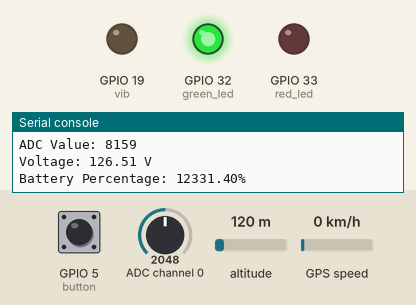
Recording of a program running on a simulated ESP32 board running MicroPython. Shown: output pins drawn as LEDs (lit = HIGH), the last lines printed to the serial console. The test bench sets the inputs (shaded band); at power-on: ADC channel 0 = 2048, GPIO 5 (button) HIGH, altitude 120 m, GPS speed 0 km/h (analog values on the 0–4095 scale). WiFi joins after 1.5 s; the GPS gets a fix after 3 s at 37.7749, -122.4194 with 8 satellites; no MQTT or app messages arrive unless stated; threads take turns every 2 ms; library files of the repository ran but are not shown: micropyGPS.py.

Above: at 8.4 s.
8.5 s: ADC channel 0 set to 2127
At 11.2 s:
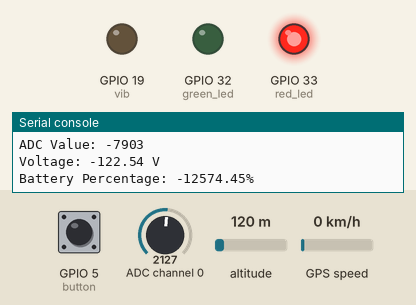
11.6 s: ADC channel 0 set to 2047
At 13.6 s:
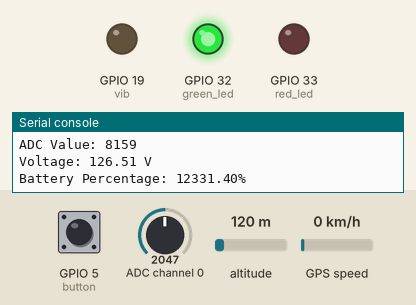
Timing chart, 0 to 15.1 s (numbered marks = the images above; inputs shaded):
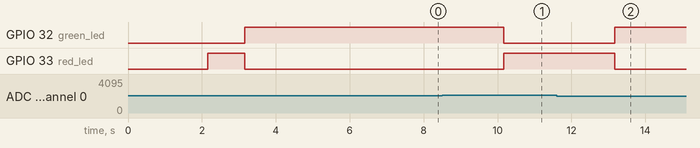

The program:

main.py
```python
import _thread
import network
import utime
from time import sleep
from credentials import credentials
from networking import connect_to_wifi
from machine import ADC, Pin, I2C, SoftI2C, UART
from battery_lights import led_percentage
from bytes_to_voltage import calculate_voltage
from mqtt_communication import connect_mqtt_client, check_mqtt_connection
from micropy.micropyGPS import MicropyGPS

## Pin objekter
i2c = SoftI2C(scl=Pin(22), sda=Pin(21))
green_led = Pin(32, Pin.OUT)
red_led = Pin(33, Pin.OUT)
button = Pin(5, Pin.IN, Pin.PULL_UP)
vib = Pin(19, Pin.OUT, value=0)

## Instans af wlan og mqtt
wlan = connect_to_wifi()
mqtt_client = connect_mqtt_client()

## MCP3021 I2C addresse
address = 0x49 #73

## Slukker LED
red_led.off()
green_led.off()

##_thread lock objekt
lock = _thread.allocate_lock()

## Delte variabler, til thread lock
send_data_flag = False

gps_from_thread = None

## Debounce timer
debounce = 50

## Bliver ikke brugt
last_pressed_time = 0

# Product id på ESP
PRODUCT_ID = credentials["productid"]

def gps_thread(sleep_timer):
    uart = UART(2, baudrate=9600, bits=8, parity=None,
                stop=1, timeout=5000, rxbuf=1024)
    global gps_from_thread
    gps = MicropyGPS()
    while True:
        buf = uart.readline()
        if buf:
            for char in buf:
                gps.update(chr(char))

        formattedLat = gps.latitude_string()
        formattedLat = formattedLat[:-3]
        formattedLon = gps.longitude_string()
        formattedLon = formattedLon[:-3]

        gps_in_use = gps.satellites_in_use

        if formattedLat != "0.0" and formattedLon != "0.0":
            gps_from_thread = formattedLat+","+formattedLon
            print("From gps_thread: {}".format(gps_from_thread))
        sleep(sleep_timer)

# Send data thread function
def send_data_thread(sleep_timer):
    global gps_from_thread, send_data_flag
    while True:
        if send_data_flag:
            with lock:
                data = gps_from_thread
                print(data)
            if data is not None and len(data) > 7:
                mqtt_client.publish('gps_data_topic',PRODUCT_ID +' '+ data)
                vib.value(0)
                print("Sendt data!")
            else:
                vib.value(1)
                print("No signal from GPS")
            send_data_flag = False
        sleep(sleep_timer)

def button_pressed(pin):
    global last_pressed_time
    current_time = utime.ticks_ms()
    if utime.ticks_diff(current_time, last_pressed_time) > DEBOUNCE_MS:
        last_pressed_time = current_time

def main_loop():
    global send_data_flag

    if not wlan.isconnected():
        connect_to_wifi()
        vib.value(0)
    else:
        vib.value(1)


    if not mqtt_client:
        return

    while True:
        data = i2c.readfrom(address, 2)

        if not wlan.isconnected():
            connect_to_wifi()
            vib.value(1)
        else:
            vib.value(0)

        if check_mqtt_connection(mqtt_client):
            vib.value(1)
        else:
            vib.value(0)

        battery_percentage = calculate_voltage(data)
        led_percentage(green_led, red_led, battery_percentage)

        button_pressed = not button.value()
        if button_pressed:
            print("button pressed")
            with lock:
                send_data_flag = True
        sleep(1)

_thread.start_new_thread(gps_thread, (1,))
_thread.start_new_thread(send_data_thread, (5,))
main_loop()
```

credentials.py
```python
credentials = {
    "ssid" : "iPhoneJason", # iPhoneJason | tolga | Waoo4920_83HY
    "password" : "jason1997", # jason1997 | bamse123 | pkhn9837
    "raspserver" : "young-frog-3.telebit.io",
    "port":37532,
    "productid":"1234",
    }
```

networking.py
```python
import network
from time import sleep
from credentials import credentials

# WiFi information
WIFI_SSID = credentials["ssid"]
WIFI_PASSWORD = credentials["password"]

def connect_to_wifi():
    wlan = network.WLAN(network.STA_IF)

    if (wlan.isconnected()):
        wlan.disconnect()

    wlan.active(True)

    wlan.connect(WIFI_SSID, WIFI_PASSWORD)

    while not wlan.isconnected():
        sleep(1)
    print("Connected to WiFi network.")
    print("Network configuration:", wlan.ifconfig())
    return wlan
```

battery_lights.py
```python
def led_percentage(ledgreen, ledred, percentage):
    if percentage > 21:
        ledred.off()
        ledgreen.on()
    if percentage < 20:
        ledred.on()
        ledgreen.off()
        
```

bytes_to_voltage.py
```python
import struct

#findes ved at tage en måling på sit batteri, kaldet U
#U*1023/adc_val = u_num
u_num = 15.86271255060729
def calculate_voltage(byte_from_adc):
    value = struct.unpack('>h', byte_from_adc)[0] >> 2

    voltage = (value * u_num) / 1023.0

    battery_percentage = voltage * 100 - 320

    print("ADC Value: {}".format(value))
    print("Voltage: {:.2f} V".format(voltage))
    print("Battery Percentage: {:.2f}%".format(battery_percentage))
    return battery_percentage
```

mqtt_communication.py
```python
import usocket
from time import sleep
from umqtt.simple import MQTTClient
from credentials import credentials

CLIENT_ID = credentials["productid"]
SERVER = credentials["raspserver"]
PORT = credentials["port"]

# Connect to MQTT server
def connect_mqtt_client():
    mqtt_client = MQTTClient(CLIENT_ID, SERVER, PORT)

    try:
        mqtt_client.connect()
    except OSError as e:
        if "Name or service not known" in str(e):
            print('Error connecting to MQTT broker: hostname could not be resolved')
        else:
            print('Error connecting to MQTT broker:', e)
        return False

    print("Connected to MQTT server.")
    return mqtt_client

# Check MQTT connection status and reconnect
def check_mqtt_connection(mqtt_client):
    try:
        mqtt_client.ping()
    except:
        try:
            mqtt_client.disconnect()
            mqtt_client.connect()
            print('MQTT reconnected')
            return True
        except Exception as e:
            print('MQTT reconnect failed:', e)
            return False
```

Measured:
- the behaviour switches between 2055 and 2056 on ADC channel 0 (found by bisection; images 0 and 1)
- after the input at 8.5 s, GPIO 32 (green_led): HIGH → LOW after 1.7 s; GPIO 33 (red_led): LOW → HIGH after 1.7 s
- after the input at 11.6 s, GPIO 32 (green_led): LOW → HIGH after 1.6 s; GPIO 33 (red_led): HIGH → LOW after 1.6 s
